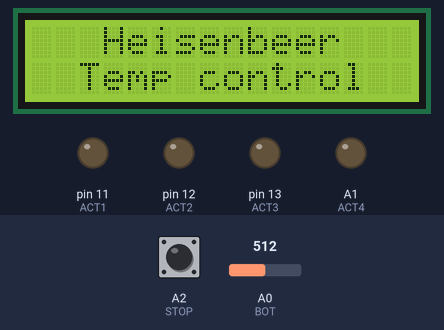
A sketch run on a simulated Arduino Uno, built with avr-gcc and run on an emulated ATmega328P. Shown: 16×2 character LCD, output pins drawn as LEDs (lit = HIGH). Inputs (shaded band) come from the test bench; at power-on: A0 (BOT) = 512, A2 (STOP) LOW. What the sketch prints to the serial monitor is not drawn.

Above: at 0.1 s.
At 4.3 s:
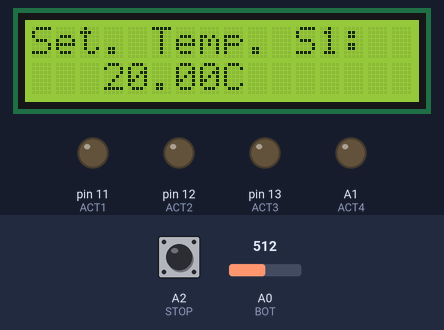
4.4 s: A0 (BOT) set to 640
5.9 s: A0 (BOT) set to 665
At 6.66 s:
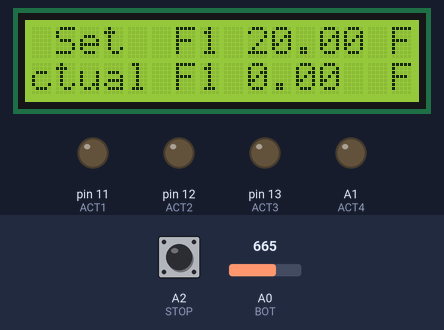
Timing chart, 0 to 8.9 s (numbered marks = the images above; inputs shaded):
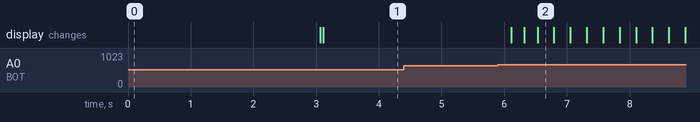

Measured:
- the behaviour switches between 650 and 651 on A0 (BOT) (found by bisection; images 1 and 2)
- after the input at 4.4 s, every drawn part: stays the same
- after the input at 5.9 s, the display: first changes after 0.22 s (image 2 shows a later state)

The sketch:

ControlTemp.ino
```cpp
#include <LiquidCrystal.h>
#include <DallasTemperature.h>
#include <OneWire.h>
#define SENS1 2   // defino el pin de datos del sensor 1
#define SENS2 3   // defino el pin de datos del sensor 2
#define SENS3 4   // defino el pin de datos del sensor 3
#define ACT1  11  //defino pines de salida al actuador de la electro valvula 1
#define ACT2  12  //defino pines de salida al actuador de la electro valvula 2
#define ACT3  13  //defino pines de salida al actuador de la electro valvula 3
#define ACT4  A1  //defino pines de salida al actuador de la bomba
#define STOP  A2  //defino boton de emergencia
#define BOT A0    //defino botones de comando
                  // VALORES BOTONES
                  //  Nada = 1020  SELECT = 719
                  //  LEFT = 479   DOWN = 307
                  //  UP   = 132   RIGTH = 0

LiquidCrystal lcd(9,10,5,6,7,8);
OneWire ourWire1 (SENS1);
OneWire ourWire2 (SENS2);
OneWire ourWire3 (SENS3);
DallasTemperature sensors1 (&ourWire1);
DallasTemperature sensors2 (&ourWire2);
DallasTemperature sensors3 (&ourWire3);
  float temp1 = 0;
  float temp2 = 0;
  float temp3 = 0;
  float tempset1 = 20.00;  //Temperatura de seteado fermentador 1
  float tempset2 = 20.00;  //Temperatura de seteado fermentador 2
  float tempset3 = 20.00 ;  //Temperatura de seteado fermentador 3
  int a=1; //
  int b=1; //--> contadores para el ciclo de histeresis
  int c=1; //
  int e=0;
  int boton=0;
  int m=0; // flag de los distintos menos
  boolean ba=0; //boton ACEPTAR = SELECT
  boolean bs=0; //boton SALIR  = LEFT
  boolean bup=0;//boton ARRIBA = UP
  boolean bdown=0;// boton ABAJO = DOWN
  boolean br=0; // boton DERECHA = RIGHT
  unsigned int i=0;
  unsigned int t=0;
  int aux1=0;

    void setup() {

      pinMode(SENS1,INPUT);   //
      pinMode(SENS2,INPUT);   //---> defino los pines de entrada
      pinMode(SENS3,INPUT);   //
      pinMode(STOP,INPUT) ;   //


      pinMode(ACT1,OUTPUT);   //
      pinMode(ACT2,OUTPUT);   //
      pinMode(ACT3,OUTPUT);   //----> defino los pines de salida
      pinMode(ACT4,OUTPUT);   //
      digitalWrite(ACT1,LOW);
      digitalWrite(ACT2,LOW);
      digitalWrite(ACT3,LOW);
      digitalWrite(ACT4,LOW);

   lcd.begin(16,2);
   lcd.print("   Heisenbeer");
   lcd.setCursor(0, 1);
   lcd.print("  Temp control");
   lcd.setCursor(11,1);
    delay (3000);
   lcd.clear();
   Serial.begin (9600);
   sensors1.begin(); // inicio los sensores
   sensors2.begin();
   sensors3.begin();

  m=0;
}


void loop() {


  e = digitalRead(STOP);              //
  while(e==HIGH){                     //
    lcd.clear();                      //
    volatile int f=1;                 //
      while(f==1){                    //
        digitalWrite(ACT1,LOW);       //
        digitalWrite(ACT2,LOW);       //
        digitalWrite(ACT3,LOW);       //---> Boton de kill
        digitalWrite(ACT4,LOW);       //
                                      //
        lcd.setCursor(0,0);           //
        lcd.print ("     KILLED");    //
        lcd.setCursor(0,1);           //
        lcd.print("  PLEASE RESET");  //
      }
  }

//boton = analogRead(BOT); // Prueba de los
//Serial.println(boton);   //              botones y saber los valores


if(i==50)       // ESTO DEL IF ES PARA QUE HAGA EL CICLO COMPLETO CADA TANTO TIEMPO, SINO CUELGA DEMASIADO LEYENDO TODOS LOS SENSORES.
  {
  i=0;
  sensors1.requestTemperatures ();
  sensors2.requestTemperatures ();
  sensors3.requestTemperatures ();
  temp1 = (sensors1.getTempCByIndex (0)); // guardo los valores en centrigrados en cada una de las variables
  temp2 = (sensors2.getTempCByIndex (0));
  temp3 = (sensors3.getTempCByIndex (0)+0.35); // a este le hago una mini corrección porque medía de menos
  //  Serial.print (temp1);
  //  Serial.println (" c");
  }
 /******** Ingreso a los menus ************/
//boton=analogRead(BOT);
//
//
//if(boton>900)
//{ba=0;
// bs=0;
// bup=0;
// bdown=0;
// br=0; }
//if(boton>650 && boton<900)
//{ ba=1; }
//if(boton>400 && boton<650)
//{ bs=1;}
//if(boton>200 && boton<400)
//{ bdown=1; }
//if(boton>50 && boton<200)
//{ bup=1; }
//if(boton>=0 && boton<50)
//{ br=1;}
//Serial.print("ba");
//Serial.println(ba);
//Serial.print("bs");
//Serial.println(bs);
//Serial.print("bdown");
//Serial.println(bdown);
//Serial.print("bup");
//Serial.println(bup);
//Serial.print("br");
//Serial.println(br);


while(m==0) /*Seteo de temperaturas*/
          {

   switch(aux1){
      case 0:
     Serial.println("Setear temperatura 1");
     Serial.println(tempset1);

       boton=analogRead(BOT);
      if(boton>900)
      {ba=0;
       bs=0;
       bup=0;
       bdown=0;
       br=0; }
      if(boton>650 && boton<900)
      { ba=1; }
      if(boton>400 && boton<650)
      { bs=1;}
      if(boton>200 && boton<400)
      { bdown=1; }
      if(boton>50 && boton<200)
      { bup=1; }
      if(boton>=0 && boton<50)
      { br=1;}

        Serial.println(bup);
        lcd.setCursor(0,0);
        lcd.print("Set. Temp. S1: ");
        lcd.setCursor(3,1);
        lcd.print(tempset1);
        lcd.setCursor(8,1);
        lcd.print("C");

     if(bup == 1){
          tempset1=tempset1+0.5;
          delay(200);
        }
      if(bdown==1){
          tempset1=tempset1-0.5;
          if(tempset1<0){
            tempset1=0;
          }
          delay(200);
        }
        if(ba==1){
          aux1=1;
          delay(200);
        }
       break;

       case 1:
      //  Serial.println("Setear temperatura 2");
      // Serial.println(tempset2);}

      boton=analogRead(BOT);
      if(boton>900)
      {ba=0;
       bs=0;
       bup=0;
       bdown=0;
       br=0; }
      if(boton>650 && boton<900)
      { ba=1; }
      if(boton>400 && boton<650)
      { bs=1;}
      if(boton>200 && boton<400)
      { bdown=1; }
      if(boton>50 && boton<200)
      { bup=1; }
      if(boton>=0 && boton<50)
      { br=1;}


        lcd.setCursor(0,0);
        lcd.print("Set. Temp. S2: ");
        lcd.setCursor(3,1);
        lcd.print(tempset2);
        lcd.setCursor(8,1);
        lcd.print("C");

     if(bup==1){
          tempset2=tempset2+0.5;
          delay(200);
        }
        if(bdown==1){
          tempset2=tempset2-0.5;
          if(tempset2<0){
            tempset2=0;
          }
          delay(200);
        }
        if(ba==1){
          aux1=2;
          delay(200);
        }
        break;

        case 2:

        //Serial.println("Setear temperatura 3");
        //Serial.println(tempset3);

      boton=analogRead(BOT);
      if(boton>900)
      {ba=0;
       bs=0;
       bup=0;
       bdown=0;
       br=0; }
      if(boton>650 && boton<900)
      { ba=1; }
      if(boton>400 && boton<650)
      { bs=1;}
      if(boton>200 && boton<400)
      { bdown=1; }
      if(boton>50 && boton<200)
      { bup=1; }
      if(boton>=0 && boton<50)
      { br=1;}

        lcd.setCursor(0,0);
        lcd.print("Set. Temp. S3: ");
        lcd.setCursor(3,1);
        lcd.print(tempset3);
        lcd.setCursor(8,1);
        lcd.print("C");

     if(bup==1){
          tempset3=tempset3+0.5;
          delay(200);
        }
        if(bdown==1){
          tempset3=tempset3-0.5;
          if(tempset3<0){
            tempset2=0;
          }
          delay(200);
        }
        if(ba==1){
          aux1=3;
          delay(200);
        }
        break;

        case 3:
        m=1;
        lcd.clear();
        break;
           }
         }

 /***********ESCRIBO EN PANTALLA LO SENSADO Y LO SETEADO**************/
  while(m==1){
  lcd.setCursor(0,0);
  lcd.print("T Set  F1 ");
  lcd.setCursor(10,0);
  lcd.print(tempset1);
  lcd.setCursor(16,0);
  lcd.print("F2 ");
  lcd.setCursor(19,0);
  lcd.print(tempset2);
  lcd.setCursor(25,0);
  lcd.print("F3 ");
  lcd.setCursor(28,0);
  lcd.print(tempset3);
  lcd.setCursor(0,1);
  lcd.print("Actual");
  lcd.setCursor(7,1);
  lcd.print("F1 ");
  lcd.setCursor(10,1);
  lcd.print(temp1);
  lcd.setCursor(16,1);
  lcd.print("F2 ");
  lcd.setCursor(19,1);
  lcd.print(temp2);
  lcd.setCursor(25,1);
  lcd.print("F3 ");
  lcd.setCursor(28,1);
  lcd.print(temp3);
  lcd.setCursor(34,1);
  lcd.print(" ");
  lcd.scrollDisplayLeft();
  delay (250);


/*******COMIENZO DEL SICLO DE HISTERESIS PARA CADA ENTRADA ( SE REPITE LO MISMO EN LOS 3)*******/


 if (temp1>= tempset1+0.5)
    {
      digitalWrite(ACT1,HIGH); //prende el enfriado
      a=3;
      t=1;
          }
    else
    { if (a>2)
      {
        if (temp1<=tempset1-0.5)
        {
          digitalWrite(ACT1,LOW); //apago el enfriado
          a=1;
          t=0;
        }
        else
         {
          digitalWrite(ACT1,HIGH); //sigue prendido el enfriador
          t=1;
          }

        }
      }
  if (temp2>= tempset2+1.00)
    {
      digitalWrite(ACT2,HIGH); //prende el enfriado
      t=1;
      b=3;
    }
    else
    { if (b>2)
      {
        if (temp2<=tempset2-1.00)
        {
          digitalWrite(ACT2,LOW); // apago el enfriado
          b=1;
          t=0;
        }
        else
         {
          digitalWrite(ACT2,HIGH); //sigue prendido
          t=1;
          }

        }
      }

   if (temp3>= tempset3+0.5)
    {
      digitalWrite(ACT3,HIGH); //prende el enfriado
      c=3;
      t=1;
    }
    else
    { if (c>2)
      {
        if (temp3<=tempset3-0.5)
        {
          digitalWrite(ACT3,LOW); // apago el enfriado
          c=1;
          t=0;
        }
        else
         {
          digitalWrite(ACT3,HIGH);  //sigue prendido
          t=1;
          }
        }
      }

      if (t==1)       //si hay almenos una valvula abierta la bomba debe estar encendida
      {
       digitalWrite(ACT4,HIGH);
        }
      else {
         digitalWrite(ACT4,LOW);      //si no hay ninguna elct.valvula la bomba se apaga.
      }

      i++;

  }
}
```
